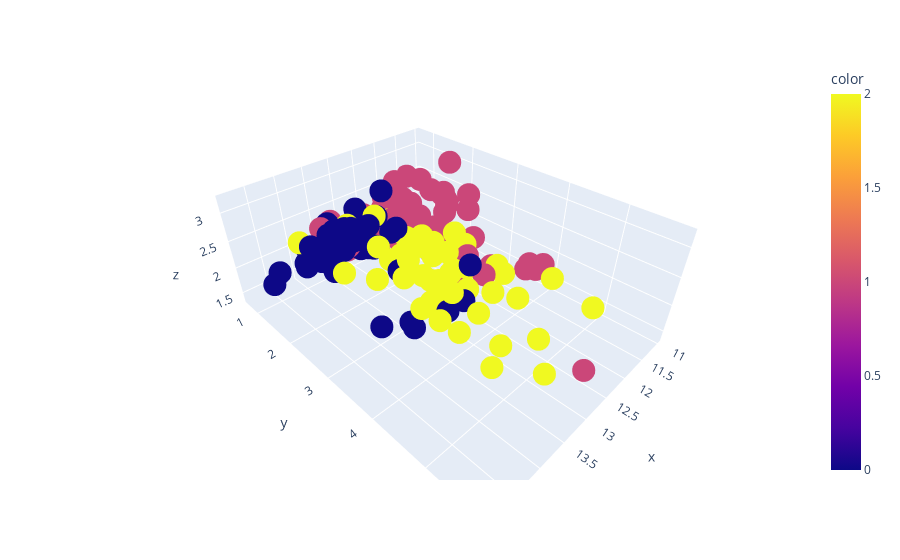

Notebook code cell kept with this figure:
### Code cell
# plot the data
fig = px.scatter_3d(x=X_wine[:,0], y=X_wine[:,1], z = X_wine[:,2], color=y_wine)
fig.show()

### Figure 1 — Plotly figure (JSON) as saved in the notebook; plotly's stock layout.template omitted (floating-point values rounded to 4 significant figures; data arrays with more than 128 entries replaced by an {"elided": "..."} marker saying what was removed)
{"data": [{"hovertemplate": "x=%{x}<br>y=%{y}<br>z=%{z}<br>color=%{marker.color}<extra></extra>", "legendgroup": "", "marker": {"color": {"elided": "178 int values"}, "coloraxis": "coloraxis", "symbol": "circle"}, "mode": "markers", "name": "", "scene": "scene", "showlegend": false, "type": "scatter3d", "x": {"elided": "178 float values"}, "y": {"elided": "178 float values"}, "z": {"elided": "178 float values"}}], "layout": {"coloraxis": {"colorbar": {"title": {"text": "color"}}, "colorscale": [[0, "#0d0887"], [0.1111, "#46039f"], [0.2222, "#7201a8"], [0.3333, "#9c179e"], [0.4444, "#bd3786"], [0.5556, "#d8576b"], [0.6667, "#ed7953"], [0.7778, "#fb9f3a"], [0.8889, "#fdca26"], [1, "#f0f921"]]}, "legend": {"tracegroupgap": 0}, "margin": {"t": 60}, "scene": {"domain": {"x": [0, 1], "y": [0, 1]}, "xaxis": {"title": {"text": "x"}}, "yaxis": {"title": {"text": "y"}}, "zaxis": {"title": {"text": "z"}}}}}
